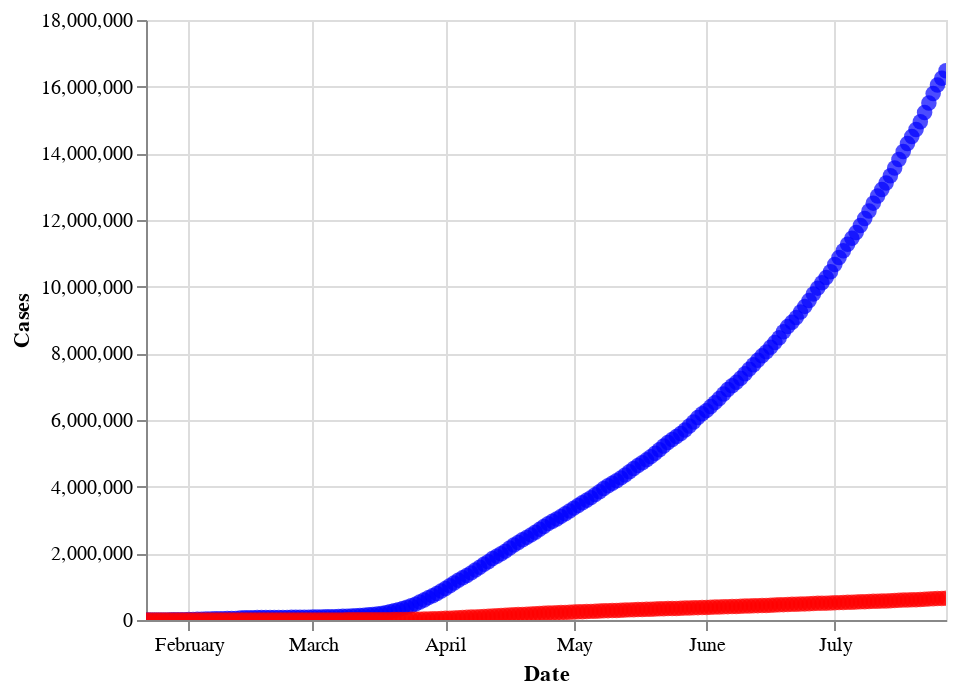

Write notebook code for a chart like this one.
### Code cell
confirmed_plot = alt.Chart(df_grouped).mark_circle(size=60, color='blue').encode(
    x=alt.X('date', axis=alt.Axis(title='Date')),
    y=alt.Y('confirmed', axis=alt.Axis(title='Cases'))
)

deaths_plot = alt.Chart(df_grouped).mark_circle(size=60, color='red').encode(
    x='date',
    y='deaths'
)

worldwide_plot = confirmed_plot + deaths_plot
worldwide_plot.interactive()

### Figure 1 — Vega-Lite specification as saved in the notebook (floating-point values rounded to 4 significant figures; data arrays with more than 128 entries replaced by an {"elided": "..."} marker saying what was removed)
{"config": {"view": {"continuousWidth": 400, "continuousHeight": 300}}, "layer": [{"mark": {"type": "circle", "color": "blue", "size": 60}, "encoding": {"x": {"type": "temporal", "axis": {"title": "Date"}, "field": "date"}, "y": {"type": "quantitative", "axis": {"title": "Cases"}, "field": "confirmed"}}, "selection": {"selector001": {"type": "interval", "bind": "scales", "encodings": ["x", "y"]}}}, {"mark": {"type": "circle", "color": "red", "size": 60}, "encoding": {"x": {"type": "temporal", "field": "date"}, "y": {"type": "quantitative", "field": "deaths"}}}], "data": {"name": "data-a2f9ce2186f506cf5752e53d94e22890"}, "$schema": "https://vega.github.io/schema/vega-lite/v4.8.1.json", "datasets": {"data-a2f9ce2186f506cf5752e53d94e22890": {"elided": "188 records"}}}
